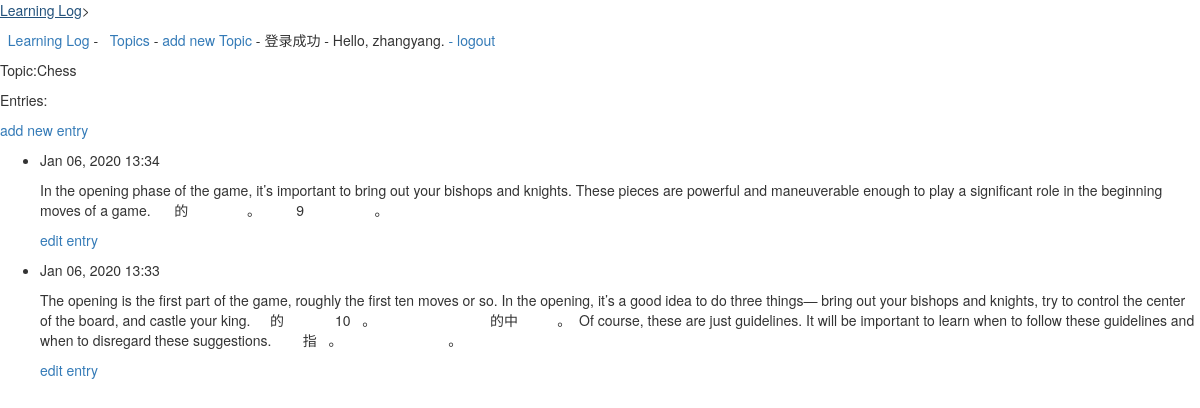
The page /topics/1/ (signed in) on the database its author committed.
### learning_logs/models.py (models this page shows, shortened)
class Topic(models.Model):
    text = models.CharField(max_length=200)
    date_added = models.DateTimeField(auto_now_add=True)
    owner = models.ForeignKey(User, on_delete=models.CASCADE)
    def __str__(self):
        return self.text

class Entry(models.Model):
    topic = models.ForeignKey(Topic, on_delete=models.CASCADE)
    text = models.CharField(max_length=10000000)
    date_added = models.DateTimeField(auto_now_add=True)
    class Meta:
        verbose_name_plural = 'entries'

### learning_logs/views.py (the view)
# urls.py: url(r'^topics/(?P<topic_id>\d+)/$', views.topic, name='topic'),
@login_required
def topic(request, topic_id):
    topic1 = Topic.objects.get(id=topic_id)
    if topic1.owner != request.user:
        raise Http404
    entries = topic1.entry_set.order_by('-date_added')
    context = {'topic': topic1, 'entries': entries}
    return render(request=request, template_name='learning_logs/topic.html', context=context)

### learning_logs/templates/learning_logs/topic.html
{% extends 'learning_logs/base.html' %}
{% block content %}
    <p>Topic:{{ topic }}</p>
    <P>Entries:</P>
    <p>
        <a href="{% url 'learning_logs:new_entry' topic.id %}">add new entry</a>
    </p>
    <ul>
    {% for entry in entries %}
        <li>
            <p>{{ entry.date_added|date:'M d, Y H:i' }}</p>
            <p>{{ entry.text|linebreaks }}</p>
            <p>
                <a href="{% url 'learning_logs:edit_entry' entry.id %}">edit entry</a>
            </p>
        </li>
    {% empty %}
        <li>
            There are no entries for this topic yet.
        </li>
    {% endfor %}
    </ul>
{% endblock content %}

### learning_logs/templates/learning_logs/base.html (shortened to what this page needs)
{% load bootstrap3 %}
<!DOCTYPE html>
<html lang="en">
<head>
    {% bootstrap_css %}
</head>
<p><a href="{% url 'learning_logs:index' %}">Learning Log</a>></p>
<p>
􏱾 <a href="{% url 'learning_logs:index' %}">Learning Log</a> - 􏱿 <a href="{% url 'learning_logs:topics' %}">Topics</a> -
    <a href="{% url 'learning_logs:new_topic' %}">add new Topic</a>
    {% if user.is_authenticated %}
        - 登录成功 - Hello, {{ user.username }}.
        <a href="{% url 'users:login' %}"> - logout</a>
    {% else %}
        - <a href="{% url 'users:register' %}">register</a>
        <a href="{% url 'users:login' %}"> - login</a>
    {% endif %}
</p>
{% block content %}{% endblock content %}
</body>
</html>

### rows shown on the page
Topic: text "Chess"
Entry: date_added "Jan 06, 2020 13:34", text "In the opening phase of the game, it’s important to bring out your bishops and knights. These pieces are powerful and maneuverable enough to play a significant role in the beginning moves of a game.􏲘􏰧􏾢􏾣􏳧􏾤的􏱧􏾾􏾽􏱻􏱙􏰘􏳧􏷤􏿃􏷴􏱕􏰠􏷚􏺜􏱵。􏰿􏱼􏾤􏾆􏿓􏿅􏸜􏱙 9 􏼤􏰩􏸇􏿔􏱙􏰧􏱧􏾾􏾽􏱻􏿕􏿖􏽉􏺜􏱵􏿗􏿘。􏲚"
Entry: date_added "Jan 06, 2020 13:33", text "The opening is the first part of the game, roughly the first ten moves or so. In the opening, it’s a good idea to do three things— bring out your bishops and knights, try to control the center of the board, and castle your king.􏲘􏾢􏾣􏳧􏾤的􏰀􏰻􏰼􏾽􏱻􏰵􏱧􏾾􏱙􏸜􏾿􏰵􏰛10􏼘􏿀􏿁。􏰧􏱧􏾾􏾽 􏱻􏱙􏱬􏹿􏲏􏱎􏰷􏿂􏻭􏼸􏰘􏳧􏷤􏿃􏷴􏱕􏰠􏱆􏿄􏿅􏿆􏿇􏾤􏿈的中􏷣􏿉􏿊􏱆􏰅􏿋􏰘􏿌􏳃􏿍。􏲚 Of course, these are just guidelines. It will be important to learn when to follow these guidelines and when to disregard these suggestions.􏲘􏰚􏳔􏱙􏰿􏱼􏱀􏰵指􏲕􏾗􏻿。􏺨􏺩􏼺􏼻 􏻭􏻮􏰟􏿎􏿏􏰿􏱼􏾗􏻿􏸊􏼺􏼻􏻭􏻮􏰟􏱚􏰅􏿎􏿏􏷚􏺜􏱵。􏲚"

### other values the page prints
{{ user.username }} "zhangyang"
